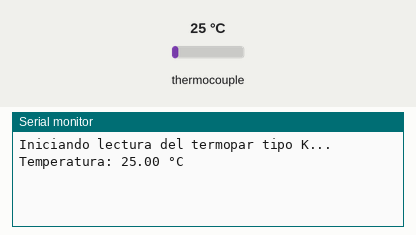
The sketch below on a simulated Arduino Uno, built with avr-gcc and run on an emulated ATmega328P. Shown: the last lines printed to the serial monitor. Inputs (shaded band) come from the test bench; at power-on: thermocouple 25 °C.

Above: at 1.7 s.
1.8 s: thermocouple set to 6 °C
At 2.9 s:
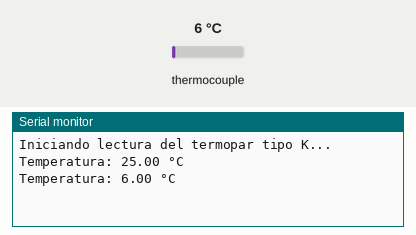
4.5 s: thermocouple set to 75 °C
At 5.6 s:
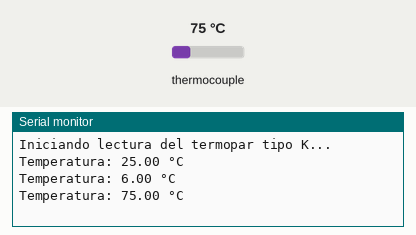
Timing chart, 0 to 7.5 s (numbered marks = the images above; inputs shaded):
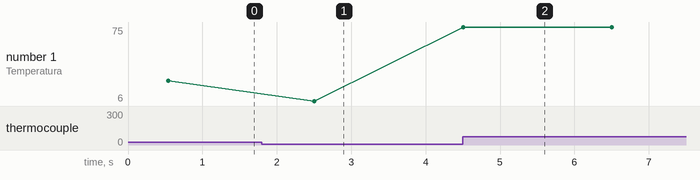

The sketch:

termopar-tipo-k.ino
```cpp
#include <SPI.h>
#include "max6675.h"

// Definición de pines
int thermoDO = 4;   // Pin de datos
int thermoCS = 5;   // Pin de selección de chip
int thermoCLK = 6;  // Pin de reloj

// Crear una instancia del sensor MAX6675
MAX6675 thermocouple(thermoCLK, thermoCS, thermoDO);

void setup() {
  // Iniciar comunicación serial
  Serial.begin(9600);
  delay(500); // Esperar medio segundo
  Serial.println("Iniciando lectura del termopar tipo K...");
}

void loop() {
  // Leer y mostrar la temperatura en Celsius
  Serial.print("Temperatura: ");
  Serial.print(thermocouple.readCelsius());
  Serial.println(" °C");

  delay(2000); // Esperar 1 segundo antes de la siguiente lectura
}
```

Measured:
- after the input at 1.8 s, the serial monitor: prints a new line after 0.70 s (image 1)
- after the input at 4.5 s, the serial monitor: prints a new line at once (image 2)
- plotted number 1: 25 → 6 after the input at 1.8 s, 6 → 75 after the input at 4.5 s
